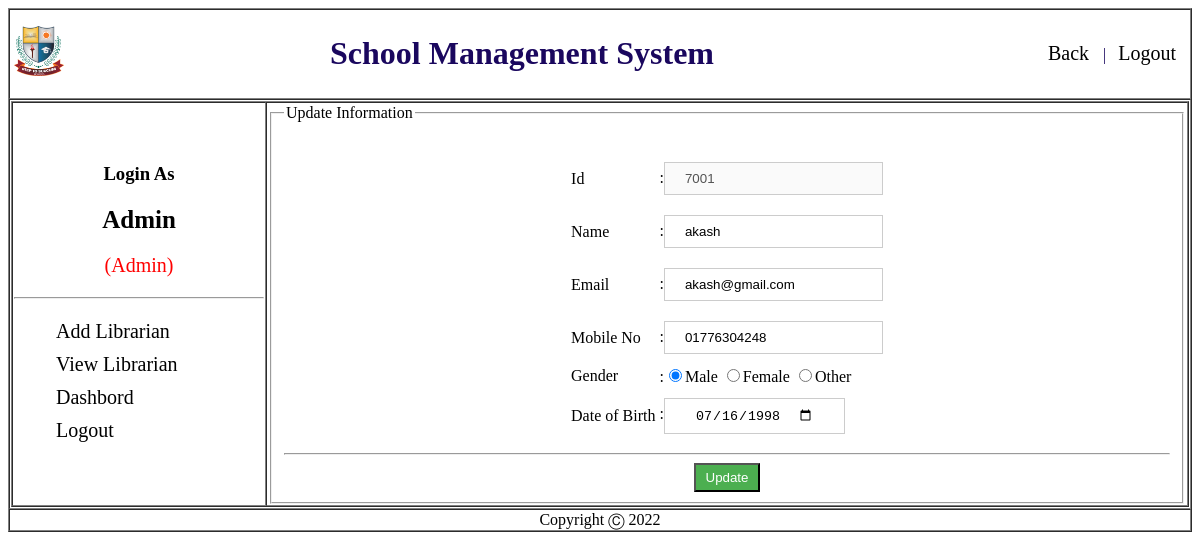
Screenshot of /Admin/view/editLibrarian.php?id=7001 (signed in) with the database file from the repository.
### tables this page shows
CREATE TABLE `librarian` (
  `slno` int(11) NOT NULL,
  `id` varchar(4) NOT NULL,
  `name` varchar(70) NOT NULL,
  `email` varchar(70) NOT NULL,
  `mobile` varchar(70) NOT NULL,
  `gender` varchar(70) NOT NULL,
  `dob` varchar(10) NOT NULL,
  `password` varchar(70) NOT NULL
);

### Admin/Model/librarianModel.php (called while the page is built, shortened)
<?php
function getUserbyid($id){
    $conn = getConnection();
    $sql = "select * from librarian where id='$id'";
    $result = mysqli_query($conn,$sql);
    $row = mysqli_fetch_assoc($result);
    return $row;
}
?>

### Admin/View/editLibrarian.php (the view, shortened to what this page needs)
<?php
	include('header.php');
	include_once('../model/librarianModel.php');
  $id = $_GET['id'];
  $updatemyinfo = getUserbyid($id);
?>
					<div id="sidebar" class="">
                <ul>
                  <li><a href="addLibrarian.php">Add Librarian</a></li>
                  <li><a href="viewLibrarian.php">View Librarian</a></li>
                  <li><a href="dashboard.php">Dashbord</a></li>
                  <li><a href="../Controller/logout.php">Logout</a></li>
                </ul>
							</div>
              </td>
              <td>
                <form id="inform" action="../controller/updateCheckLibrarian.php" onsubmit="return validation()" method="post">
                <fieldset>
                  <legend>Update Information</legend>
                    <table align="center">
											<tr>
												<td colspan="2">
											</tr>
                      <tr>
                        <td>Id</td>
                        <td>:<input type="text"  id="id" name="id" disabled value="<?php echo $updatemyinfo['id']; ?>"></td>
                      </tr>
                      <tr>
                        <td>Name</td>
                        <td>:<input type="text"  id="name" name="name" value="<?php echo $updatemyinfo['name']; ?>" placeholder="Enter Full Name"></td>
                      </tr>
                      <tr>
                        <td>Email</td>
                        <td>:<input type="email" id="email" name="email" value="<?php echo $updatemyinfo['email']; ?>"></td>
                      </tr>
                      <tr>
                        <td>Mobile No</td>
                        <td>:<input type="text" id="mobile" name="mobile" value="<?php echo $updatemyinfo['mobile']; ?>"></td>
                      </tr>
                      <tr>
                        <td>Gender</td>
                        <td>
                          :<input type="radio" id="gender" name="gender" <?php  if($updatemyinfo['gender']=="male"){?> checked="true" <?php } ?> value="male">Male
                          <input type="radio" id="gender" name="gender"  <?php if($updatemyinfo['gender']=="female"){?> checked="true" <?php } ?>  value="female">Female
                          <input type="radio" id="gender" name="gender" <?php if($updatemyinfo['gender']=="other"){?> checked="true" <?php } ?> value="other">Other
                        </td>
                      </tr>
                      <tr>
                        <td>Date of Birth</td>
                        <td>:<input type="date" id="dob" name="dob" value="<?php echo $updatemyinfo['dob']; ?>"></td>
                      </tr>
                    </table>
                    <hr>
                    <center>
                      <input type="submit" name="update" value="Update">
                  </center>
                </fieldset>
            </td>
            </tr>
            </table>
            </td>
            </tr>
            <?php include('footer.php'); ?>

### Admin/Style/sidebar.css (style rules this page uses)
#sidebar ul li { list-style-type: none; font-size: 20px; padding: 5px 2px; }
#sidebar ul li:last-child { border-bottom: 0; }
#sidebar ul li a { text-decoration: none; color: #000; }
input[type=submit] { background-color: #4CAF50; width: auto; color: white; padding: 5px 10px; cursor: pointer; }
input[type=text],input[type=email], input[type=password] { padding: 8px 20px; margin: 8px 0; display: inline-block; border: 1px solid #ccc; box-sizing: border-box; }
#dob { padding: 8px 30px; margin: 8px 0; display: inline-block; border: 1px solid #ccc; box-sizing: border-box; }

### rows the page displays
librarian: id "7001", name "akash", email "akash@gmail.com", mobile "01776304248", gender "☑", dob "07/16/1998"

### other values shown
$_COOKIE['name'] "Admin"
